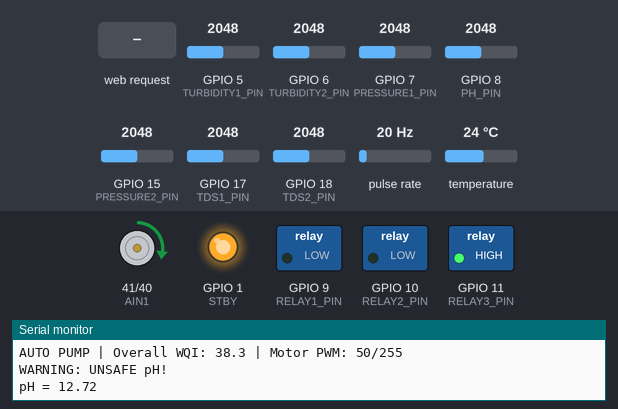
This program was run on a simulated ESP32-S3. Parts: motor-driver pin pairs drawn as motors (green arrow = first pin HIGH = forward, orange = second pin HIGH = backward, longer = more drive, scaled by the enable pin, stopped while the standby pin is LOW), switched loads named in the program (green lamp = pin HIGH), output pins drawn as LEDs (lit = HIGH), the last lines printed to the serial monitor. Wiring (inferred from the names in the program): pulse sensor: data GPIO 0. Inputs (shaded band) come from the test bench; at power-on: GPIO 8 (PH_PIN) = 2048, GPIO 5 (TURBIDITY1_PIN) = 2048, GPIO 6 (TURBIDITY2_PIN) = 2048, GPIO 7 (PRESSURE1_PIN) = 2048, GPIO 15 (PRESSURE2_PIN) = 2048, GPIO 17 (TDS1_PIN) = 2048, GPIO 18 (TDS2_PIN) = 2048, pulse rate 20 Hz, temperature 24 °C (analog values on the 0–4095 scale). WiFi joins after 1.5 s; servers stay silent unless stated; uploads are accepted with an empty reply; the local clock reads 2024-03-15 10:24:30 at power-on unless the program sets it.

Above: at 3.76 s.
3.8 s: HTTP request GET /dir?d=r received
At 6.0 s:
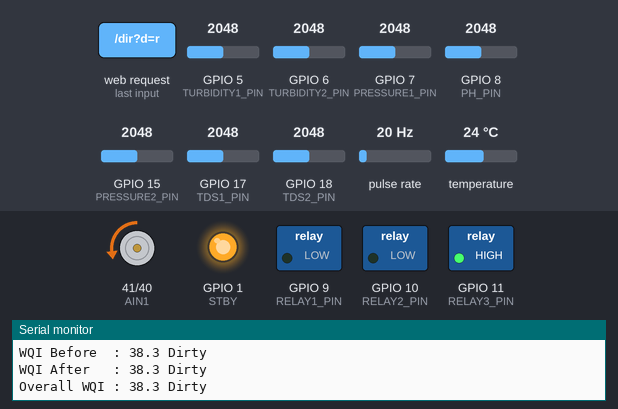
6.6 s: GPIO 8 (PH_PIN) set to 2664
11.3 s: GPIO 8 (PH_PIN) set to 2764
At 14.0 s:
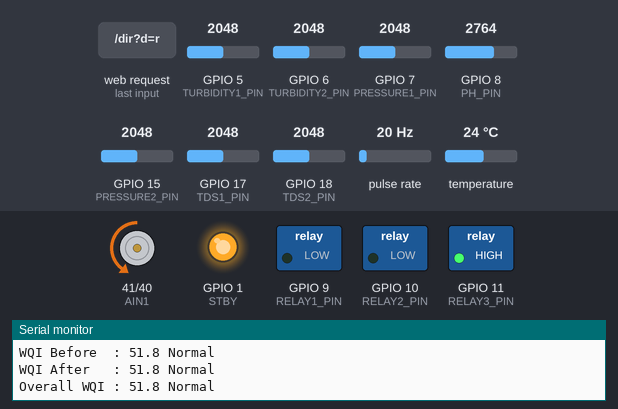
14.3 s: HTTP request GET /dir?value=auto received
At 17.9 s:
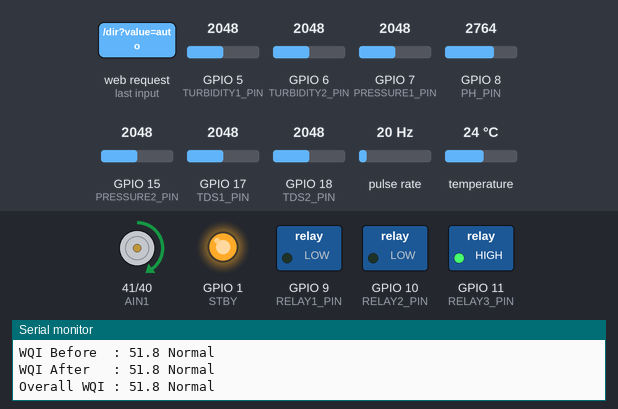
18.3 s: GPIO 5 (TURBIDITY1_PIN) set to 1341
20.5 s: GPIO 5 (TURBIDITY1_PIN) set to 1260
At 22.5 s:
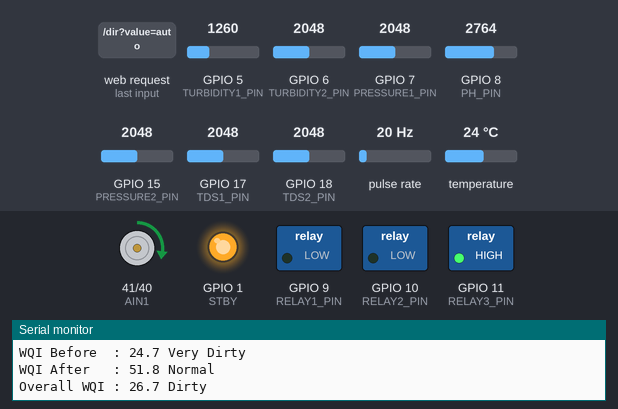
Timing chart, 0 to 24.0 s (numbered marks = the images above; inputs shaded):
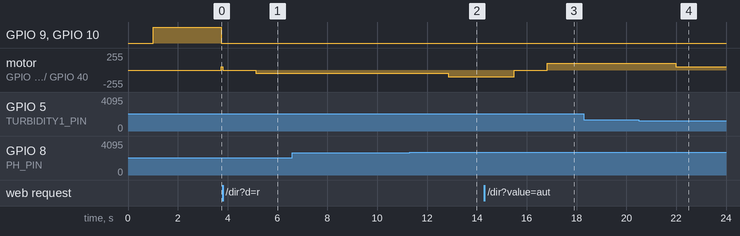

The program:

main.cpp
```cpp
#include <Arduino.h>
#include <HTTPClient.h>
#include <OneWire.h>
#include <DallasTemperature.h>
#include <WiFi.h>
#include <WiFiServer.h>
#include <WebServer.h>
#include <WiFiClientSecure.h>
#include <math.h>
#include "firebase_upload.h"
#include "secrets.h"  //Host WiFi  (ค่าจริงอยู่ใน secrets.h ซึ่งห้ามอัปโหลดขึ้น GitHub)


const char* WIFI_SSID = SECRET_WIFI_SSID;
const char* WIFI_PASSWORD = SECRET_WIFI_PASSWORD;


//ESP-32 hotspot WiFi
const char* ssid = "Motor-ESP32";
const char* password = "motor1234";

WebServer server(80);

//SET PIN
#define FLOW_PIN        0
#define TEMP_PIN        4
#define TURBIDITY1_PIN  5
#define TURBIDITY2_PIN  6
#define PRESSURE1_PIN   7
#define PH_PIN          8
#define RELAY1_PIN      9
#define RELAY2_PIN      10
#define RELAY3_PIN      11
#define PRESSURE2_PIN   15
#define TDS1_PIN        17
#define TDS2_PIN        18

#define RELAY_VALVE1 RELAY1_PIN
#define RELAY_VALVE2 RELAY2_PIN
#define RELAY_VALVE3 RELAY2_PIN
#define RELAY_VALVE4 RELAY3_PIN

// ================= MOTOR DRIVER =================
const int STBY = 1;
const int PWMA = 2;
const int AIN1 = 41;
const int AIN2 = 40;


int motorSpeed = 0;
int motorDirection = 1;

void updateMotor() {
  digitalWrite(AIN1, motorDirection == 1 ? HIGH : LOW);
  digitalWrite(AIN2, motorDirection == 1 ? LOW : HIGH);
  ledcWrite(PWMA, motorSpeed);
}

// ================= AUTOMATIC PUMP CONTROL =================

bool automaticMode = true;
void controlPumpByWQI(float overallWQI)
{
  if (!automaticMode) return;

  if (!isfinite(overallWQI))
  {
    motorSpeed = 0;
    ledcWrite(PWMA, 0);
    Serial.println("Invalid WQI - Pump STOPPED");
    return;
  }

  if (overallWQI >= 70)
  {
    motorSpeed = 175;
  }
  else if (overallWQI >= 50)
  {
    motorSpeed = 100;
  }
  else if (overallWQI >= 25)
  {
    motorSpeed = 50;
  }
  else
  {
    motorSpeed = 0;
  }

  updateMotor();

  Serial.printf(
    "AUTO PUMP | Overall WQI: %.1f | Motor PWM: %d/255\n",
    overallWQI,
    motorSpeed
  );
}

const char page[] PROGMEM = R"HTML(
<!DOCTYPE html>
<html>
<head>
<meta name="viewport" content="width=device-width, initial-scale=1">
<title>Motor Control</title>
<style>
body { font-family:Arial;text-align:center;padding:25px;background:#eef2ff; }
main { max-width:400px;margin:auto;background:white;padding:22px;border-radius:16px; }
input { width:100%; }
button { padding:14px;margin:5px;border:0;border-radius:8px;color:white;font-size:16px; }
</style>
</head>
<body>
<main>
<h2>ESP32 Motor Control</h2>
<h3>Speed: <span id="v">0</span>/255</h3>
<input id="s" type="range" min="0" max="255" value="0"
 oninput="document.getElementById('v').textContent=this.value"
 onchange="send('/speed?value='+this.value)">
<p id="status">Stopped</p>
<button style="background:green" onclick="send('/dir?d=f')">Forward</button>
<button style="background:blue" onclick="send('/dir?d=r')">Reverse</button>
<button style="background:red" onclick="stopMotor()">STOP</button>
<button style="background:#555" onclick="send('/mode?m=auto')">Auto</button>
<button style="background:#555" onclick="send('/mode?m=manual')">Manual</button>
</main>
<script>
function send(url) {
 fetch(url)
 .then(r => r.text())
 .then(t => document.getElementById('status').textContent=t)
 .catch(() => document.getElementById('status').textContent='Connection error');
}
function stopMotor() {
 document.getElementById('s').value=0;
 document.getElementById('v').textContent=0;
 send('/stop');
}
 let dragging = false;
const sl = document.getElementById('s');
sl.addEventListener('pointerdown', () => dragging = true);
sl.addEventListener('pointerup',   () => dragging = false);

function refresh() {
 fetch('/status').then(r => r.json()).then(d => {
  if (!dragging) {
   sl.value = d.speed;
   document.getElementById('v').textContent = d.speed;
  }
  document.getElementById('mode').textContent =
   (d.auto ? 'AUTO' : 'MANUAL') + ' | ' + (d.dir == 1 ? 'Forward' : 'Reverse');
 }).catch(() => {});
}
setInterval(refresh, 1000);
refresh();
</script>
</body>
</html>
)HTML";


OneWire oneWire(TEMP_PIN);
DallasTemperature tempSensor(&oneWire);

// ================= TIMING =================
const unsigned long MEASURE_INTERVAL_MS     = 1000;   // measure every 1 s
const unsigned long SEND_INTERVAL_NORMAL_MS = 5000;   // send every 5 s (clean)
const unsigned long SEND_INTERVAL_DIRTY_MS  = 1000;   // send every 1 s (dirty)
const float         DIRTY_WQI_THRESHOLD     = 50.0f;
const unsigned long DIRTY_HOLD_MS           = 10000;  // stay fast 10 s after last dirty
const unsigned long WIFI_CONNECT_TIMEOUT_MS = 10000;
const unsigned long HTTP_TIMEOUT_MS         = 3000;
unsigned long lastMeasure = 0;
unsigned long lastSend = 0;
unsigned long lastDirtyTime = 0;

// ================= FLOW SENSOR: YF-S201 =================
const float FLOW_CALIBRATION = 7.5f;
const float FLOW_PULSES_PER_LITER = 450.0f;

volatile uint32_t flowPulseCount = 0;
uint32_t totalFlowPulses = 0;
unsigned long lastFlowMeasure = 0;

float flowRateLMin = 0.0f;
float totalVolumeLiters = 0.0f;
float flowFrequencyHz = 0.0f;

void ARDUINO_ISR_ATTR flowPulseISR()
{
  flowPulseCount++;
}

void updateFlowSensor()
{
  unsigned long now = millis();

  if (now - lastFlowMeasure < 1000) return;

  unsigned long elapsed = now - lastFlowMeasure;
  lastFlowMeasure = now;

  noInterrupts();
  uint32_t pulses = flowPulseCount;
  flowPulseCount = 0;
  interrupts();

  totalFlowPulses += pulses;
  flowFrequencyHz = pulses * 1000.0f / elapsed;
  flowRateLMin = flowFrequencyHz / FLOW_CALIBRATION;
  totalVolumeLiters = totalFlowPulses / FLOW_PULSES_PER_LITER;
}

// ================= SENSOR CALIBRATION =================
const int NUM_SAMPLES = 30;

const int RELAY_ON = LOW;
const int RELAY_OFF = HIGH;

const float TDS_FACTOR_1 = 1.00f;
const float TDS_FACTOR_2 = 1.00f;

const float TURB_DIVIDER_RATIO = 1.5f;
const float TURB_CLEAR_VOLTAGE = 1.585f;
const float TURB_MILK_VOLTAGE = 0.035f;
const float TURB_MILK_REFERENCE_NTU = 1015.5f;

const float WQI_THRESHOLD = 70.0f;
const float PH_MIN = 5.5f;
const float PH_MAX = 9.5f;

const float PRESSURE_DIVIDER_RATIO = 1.5f;
const float PRESSURE_VOLTAGE_MIN = 0.5f;
const float PRESSURE_VOLTAGE_MAX = 4.5f;
const float PRESSURE_RANGE_KPA = 800.0f;

// ================= SENSOR READ FUNCTIONS =================
float readVoltage(int pin, int samples, int delayMs)
{
  uint64_t totalMilliVolts = 0;

  for (int i = 0; i < samples; i++)
  {
    totalMilliVolts += analogReadMilliVolts(pin);
    delay(delayMs);
  }

  return (totalMilliVolts / (float)samples) / 1000.0f;
}

struct PressureReading
{
  float adcV;
  float sensorV;
  float kPa;
  float MPa;
  float bar;
  float psi;
};

PressureReading readPressure(int pin)
{
  PressureReading r;

  r.adcV = readVoltage(pin, 10, 2);
  r.sensorV = r.adcV * PRESSURE_DIVIDER_RATIO;

  if (!isfinite(r.sensorV) ||
      r.sensorV < PRESSURE_VOLTAGE_MIN - 0.2f ||
      r.sensorV > PRESSURE_VOLTAGE_MAX + 0.2f)
  {
    r.kPa = r.MPa = r.bar = r.psi = NAN;
    return r;
  }

  float v = constrain(r.sensorV, PRESSURE_VOLTAGE_MIN, PRESSURE_VOLTAGE_MAX);

  r.kPa = (v - PRESSURE_VOLTAGE_MIN) /
          (PRESSURE_VOLTAGE_MAX - PRESSURE_VOLTAGE_MIN) *
          PRESSURE_RANGE_KPA;

  r.MPa = r.kPa / 1000.0f;
  r.bar = r.kPa / 100.0f;
  r.psi = r.kPa * 0.1450377f;

  return r;
}

String jsonNum(float v, int decimals)
{
  return isfinite(v) ? String(v, decimals) : String("null");
}

float calculateTDS(float voltage, float temperature, float calibrationFactor)
{
  float coefficient = 1.0f + 0.02f * (temperature - 25.0f);
  if (coefficient <= 0.0f) coefficient = 1.0f;

  float v = voltage / coefficient;
  float tds = (133.42f * v * v * v - 255.86f * v * v + 857.39f * v) * 0.5f;
  tds *= calibrationFactor;
  if (tds < 0.0f) tds = 0.0f;
  return tds;
}

float readTurbidity(int pin)
{
    const int samples = 30;
    uint64_t totalRaw = 0;
    uint64_t totalMilliVolts = 0;

    // Read ADC values and voltage
    for (int i = 0; i < samples; i++)
    {
        totalRaw += analogRead(pin);
        totalMilliVolts += analogReadMilliVolts(pin);
        delay(5);
    }

    float raw = totalRaw / (float)samples;
    float adcVoltage =(totalMilliVolts / (float)samples) / 1000.0f;
    float sensorVoltage = adcVoltage * TURB_DIVIDER_RATIO;
    float denominator =TURB_CLEAR_VOLTAGE - TURB_MILK_VOLTAGE;
    float ntu = NAN;

    if (denominator > 0)
    {
        ntu = ((TURB_CLEAR_VOLTAGE - sensorVoltage)
               / denominator) * TURB_MILK_REFERENCE_NTU;

        if (ntu < 0)
            ntu = 0;
    }
    return ntu;
}

float readPH()
{
  float adcVoltage = readVoltage(PH_PIN, 10, 2);
  float ph = 8.0f + ((2.5f - adcVoltage) / 0.18f);
  return ph;
}

// ================= WQI SCORING =================
const float W_PH = 0.34f;
const float W_TDS = 0.33f;
const float W_TURB = 0.33f;

struct Band
{
  float vmin;
  float vmax;
  float qmin;
  float qmax;
};

const Band TDS_BANDS[] = {
  {0, 100, 85, 100},
  {101, 150, 70, 84},
  {151, 300, 50, 69},
  {301, 500, 25, 49},
  {500, 750, 0, 24}
};

const Band TURB_BANDS[] = {
  {0, 0.5, 85, 100},
  {0.5, 0.99, 70, 84},
  {1, 10, 50, 69},
  {11, 20, 25, 49},
  {20, 100, 0, 24}
};

const Band PH_HIGH_BANDS[] = {
  {7, 8.5, 70, 100},
  {8.5, 9.5, 50, 69},
  {9.5, 10.5, 25, 49},
  {10.5, 14, 0, 24}
};

const Band PH_LOW_BANDS[] = {
  {6.5, 7, 70, 100},
  {5.5, 6.5, 50, 69},
  {4.0, 5.5, 25, 49},
  {0, 4.0, 0, 24}
};

float qDecreasing(float v, const Band &b)
{
  if (b.vmax == b.vmin) return b.qmin;
  float q = (b.vmin - v) / (b.vmax - b.vmin) * (b.qmax - b.qmin) + b.qmax;
  return constrain(q, b.qmin, b.qmax);
}

float qIncreasing(float v, const Band &b)
{
  if (b.vmax == b.vmin) return b.qmin;
  float q = (v - b.vmin) / (b.vmax - b.vmin) * (b.qmax - b.qmin) + b.qmin;
  return constrain(q, b.qmin, b.qmax);
}

float qFromBands(float v, const Band* bands, int n)
{
  for (int i = 0; i < n; i++)
  {
    if (v <= bands[i].vmax)
      return qDecreasing(v, bands[i]);
  }
  return 0.0f;
}

float qTDS(float tds)
{
  if (!isfinite(tds) || tds < 0) return 0.0f;
  return qFromBands(tds, TDS_BANDS, 5);
}

float qTurbidity(float ntu)
{
  if (!isfinite(ntu) || ntu < 0) return 0.0f;
  return qFromBands(ntu, TURB_BANDS, 5);
}

float qPH(float ph)
{
  if (!isfinite(ph) || ph < 0 || ph > 14) return 7.0f;
  if (ph >= 7) return qFromBands(ph, PH_HIGH_BANDS, 4);
  for (int i = 0; i < 4; i++)
  {
    if (ph >= PH_LOW_BANDS[i].vmin)
      return qIncreasing(ph, PH_LOW_BANDS[i]);
  }
  return 0.0f;
}

float calculateWQI(float ph, float tds, float ntu)
{
  return W_PH * qPH(ph) + W_TDS * qTDS(tds) + W_TURB * qTurbidity(ntu);
}

const char* wqiLevel(float wqi)
{
  if (wqi >= 85) return "Very Clean";
  if (wqi >= 70) return "Clean";
  if (wqi >= 50) return "Normal";
  if (wqi >= 25) return "Dirty";
  return "Very Dirty";
}

// ================= RELAY CONTROL =================
void setValve(int pin, bool open)
{
  digitalWrite(pin, open ? RELAY_ON : RELAY_OFF);
}

void setValves(bool v1, bool v2, bool v3, bool v4)
{
  setValve(RELAY_VALVE1, v1);
  setValve(RELAY_VALVE2, v2);
  setValve(RELAY_VALVE3, v3);
  setValve(RELAY_VALVE4, v4);
}

void closeAllValves()
{
  setValves(false, false, false, false);
}

void controlValves(float pHwater, float wqiBefore, float wqiAfter)
{
  bool phUnsafe = !isfinite(pHwater) || pHwater < PH_MIN || pHwater > PH_MAX;

  if (phUnsafe)
  {
    setValves(true, true, true, false);

    Serial.println("WARNING: UNSAFE pH!");
    Serial.printf("pH = %.2f\n", pHwater);
    return;
  }
  if (!isfinite(wqiBefore))
  {
    closeAllValves();
  }
  else if (wqiBefore >= WQI_THRESHOLD)
  {
    setValve(RELAY_VALVE1, true);
    setValve(RELAY_VALVE2, false);
    setValve(RELAY_VALVE3, false);
  }
  else
  {
    setValve(RELAY_VALVE1, false);
    setValve(RELAY_VALVE2, true);
    setValve(RELAY_VALVE3, true);
  }

  if (!isfinite(wqiAfter) || wqiAfter < WQI_THRESHOLD)
  {
    setValve(RELAY_VALVE4, false);
  }
  else
  {
    setValve(RELAY_VALVE4, true);
  }

}

// ================= WIFI =================
void connectWiFi()
{
  if (WiFi.status() == WL_CONNECTED) return;

  WiFi.mode(WIFI_AP_STA);
  WiFi.begin(WIFI_SSID, WIFI_PASSWORD);

  Serial.print("Connecting to WiFi");
  unsigned long startAttempt = millis();
  while (WiFi.status() != WL_CONNECTED && millis() - startAttempt < WIFI_CONNECT_TIMEOUT_MS)
  {
    delay(500);
    Serial.print(".");
  }

  Serial.println();
  if (WiFi.status() == WL_CONNECTED)
  {
    Serial.println("Host WiFi Connected!");
    Serial.print("STA IP: ");
    Serial.println(WiFi.localIP());
  }
  else
  {
    Serial.println("Host WiFi connection failed.");
    Serial.println("ESP32 hotspot is still available.");
  }
}

void printIPs() {
  Serial.println("---------- ESP32 IP ----------");
  Serial.printf("Hotspot  : %s -> http://%s\n", ssid, WiFi.softAPIP().toString().c_str());
  if (WiFi.status() == WL_CONNECTED)
    Serial.printf("Host WiFi: http://%s\n", WiFi.localIP().toString().c_str());
  else
    Serial.println("Host WiFi: not connected");
}

// ================= SETUP =================
void setup()
{
  Serial.begin(115200);
  delay(1000);

  pinMode(STBY, OUTPUT);
  pinMode(AIN1, OUTPUT);
  pinMode(AIN2, OUTPUT);

  digitalWrite(STBY, LOW);

  if (!ledcAttach(PWMA, 1000, 8)) {
    Serial.println("PWM initialization failed");
    while (true) delay(1000);
}

  ledcWrite(PWMA, 0);
  digitalWrite(STBY, HIGH);

  WiFi.mode(WIFI_AP_STA);

  bool apStarted = WiFi.softAP(ssid, password);

  if (apStarted)
  {
    Serial.println("ESP32 Hotspot Started!");
    Serial.print("SSID: ");
    Serial.println(ssid);

    Serial.print("Password: ");
    Serial.println(password);

    Serial.print("Motor Control Page: http://");
    Serial.println(WiFi.softAPIP());
  }
  else
  {
    Serial.println("ESP32 Hotspot Failed!");
  }

  server.on("/", []() {
    server.send(200, "text/html", page);
  });

  server.on("/speed", []() {
    if (server.hasArg("value")) {
      motorSpeed = constrain(server.arg("value").toInt(), 0, 255);
      updateMotor();
      Serial.printf("Speed: %d\n", motorSpeed);
    }
    server.send(200, "text/plain", "Speed updated");
  });

  server.on("/dir", []() {
    motorSpeed = 0;
    ledcWrite(PWMA, 0);
    delay(100);

    motorDirection = server.arg("d") == "r" ? -1 : 1;
    updateMotor();

    Serial.println(motorDirection == 1 ? "Forward" : "Reverse");
    server.send(200, "text/plain", "Direction updated");
  });

    server.on("/stop", []() {
    motorSpeed = 0;
    ledcWrite(PWMA, 0);
    Serial.println("Motor stopped");
    server.send(200, "text/plain", "Stopped");
  });

    server.on("/status", []() {
    String j = "{\"speed\":" + String(motorSpeed) +
               ",\"dir\":" + String(motorDirection) +
               ",\"auto\":" + String(automaticMode ? "true" : "false") + "}";
    server.send(200, "application/json", j);
  });

  server.on("/mode", []() {
    automaticMode = (server.arg("m") == "auto");
    server.send(200, "text/plain", automaticMode ? "Mode: AUTO" : "Mode: MANUAL");
  });

  server.begin();
  Serial.println("Server ready");

  pinMode(RELAY_VALVE1, OUTPUT);
  pinMode(RELAY_VALVE2, OUTPUT);
  pinMode(RELAY_VALVE3, OUTPUT);
  pinMode(RELAY_VALVE4, OUTPUT);
  closeAllValves();

  pinMode(FLOW_PIN, INPUT);
  attachInterrupt(digitalPinToInterrupt(FLOW_PIN), flowPulseISR, FALLING);
  lastFlowMeasure = millis();

  analogReadResolution(12);
  analogSetPinAttenuation(PH_PIN, ADC_11db);
  analogSetPinAttenuation(TDS1_PIN, ADC_11db);
  analogSetPinAttenuation(TDS2_PIN, ADC_11db);
  analogSetPinAttenuation(TURBIDITY1_PIN, ADC_11db);
  analogSetPinAttenuation(TURBIDITY2_PIN, ADC_11db);
  analogSetPinAttenuation(PRESSURE1_PIN, ADC_11db);
  analogSetPinAttenuation(PRESSURE2_PIN, ADC_11db);

  pinMode(TURBIDITY1_PIN, INPUT);
  pinMode(TURBIDITY2_PIN, INPUT);

  pinMode(PRESSURE1_PIN, INPUT);
  pinMode(PRESSURE2_PIN, INPUT);

  tempSensor.begin();
  connectWiFi();
  configTime(7 * 3600, 0, "pool.ntp.org", "time.google.com");   // เวลาไทย (UTC+7) สำหรับ key ของข้อมูลย้อนหลัง
  startUploadTask();

  Serial.println("ESP32-S3 Water Quality System Initialized.");
}

// ================= MAIN LOOP =================
void loop()
{

static unsigned long lastIpPrint = 0;
  if (millis() - lastIpPrint > 10000) { lastIpPrint = millis(); printIPs(); }

  server.handleClient();

  updateFlowSensor();

  if (WiFi.status() != WL_CONNECTED)
  {
    static unsigned long lastReconnect = 0;
    if (millis() - lastReconnect > 15000)
    {
      lastReconnect = millis();
      WiFi.reconnect();
    }
  }

  unsigned long now = millis();
  if (now - lastMeasure < MEASURE_INTERVAL_MS) return;
  lastMeasure = now;

  // ----- TEMPERATURE -----
  tempSensor.requestTemperatures();
  float temperature = tempSensor.getTempCByIndex(0);
  if (temperature == DEVICE_DISCONNECTED_C || !isfinite(temperature))
  {
    temperature = 25.0f;
  }

  // ----- pH -----
  float pHwater = readPH();
  if (!isfinite(pHwater) || pHwater < 0 || pHwater > 14)
  {
    pHwater = 7.0f;
  }

  // ----- TDS -----
  float voltageTDS1 = readVoltage(TDS1_PIN, NUM_SAMPLES, 2);
  float tds1 = calculateTDS(voltageTDS1, temperature, TDS_FACTOR_1);

  float voltageTDS2 = readVoltage(TDS2_PIN, NUM_SAMPLES, 2);
  float tds2 = calculateTDS(voltageTDS2, temperature, TDS_FACTOR_2);

  // ----- TURBIDITY -----
  float ntu1 = readTurbidity(TURBIDITY1_PIN);
  float ntu2 = readTurbidity(TURBIDITY2_PIN);

  // ----- WQI -----
  float wqi1 = calculateWQI(pHwater, tds1, ntu1);
  float wqi2 = calculateWQI(pHwater, tds2, ntu2);
  float averageTDS = (tds1 + tds2) / 2.0f;
  float averageNTU = (ntu1 + ntu2) / 2.0f;
  float overallWQI = calculateWQI(pHwater, averageTDS, averageNTU);
  controlPumpByWQI(overallWQI);

  // ----- VALVES -----
  controlValves(pHwater, wqi1, wqi2);

  // ----- PRESSURE -----
  PressureReading p1 = readPressure(PRESSURE1_PIN);
  PressureReading p2 = readPressure(PRESSURE2_PIN);

  // ----- HISTORY (สรุปรายชั่วโมง/รายวันลง Firebase) -----
  HistorySample hs = {
    { overallWQI, wqi1, wqi2, pHwater, temperature, tds1, tds2, ntu1, ntu2 },
    digitalRead(RELAY_VALVE2) == RELAY_ON,
    totalVolumeLiters
  };
  historyRecord(hs);

  // Upload mornitor data's speed in site pagex
  if (isfinite(overallWQI) && overallWQI < DIRTY_WQI_THRESHOLD)
{
  lastDirtyTime = now;
}
bool dirtyMode = (lastDirtyTime != 0) && (now - lastDirtyTime < DIRTY_HOLD_MS);
unsigned long sendInterval = dirtyMode ? SEND_INTERVAL_DIRTY_MS : SEND_INTERVAL_NORMAL_MS;

if (now - lastSend < sendInterval) return;   // measured, but not time to send yet
lastSend = now;


  // ----- JSON UPLOAD -----
  String json = "{";
  json += "\"temperature\":" + String(temperature, 2) + ",";
  json += "\"ph\":" + String(pHwater, 2) + ",";
  json += "\"tds1\":" + String(tds1, 2) + ",";
  json += "\"tds2\":" + String(tds2, 2) + ",";
  json += "\"turbidity1\":" + String(ntu1, 2) + ",";
  json += "\"turbidity2\":" + String(ntu2, 2) + ",";
  json += "\"wqi\":" + String(overallWQI, 1) + ",";
  json += "\"wqi1\":" + String(wqi1, 1) + ",";
  json += "\"wqi2\":" + String(wqi2, 1) + ",";
  json += "\"flowRate\":" + String(flowRateLMin, 2) + ",";
  json += "\"totalVolume\":" + String(totalVolumeLiters, 3) + ",";
  json += "\"flowFrequency\":" + String(flowFrequencyHz, 2) + ",";
  json += "\"pressureKPa\":" + jsonNum(p1.kPa, 2) + ",";
  json += "\"pressureMPa\":" + jsonNum(p1.MPa, 4) + ",";
  json += "\"pressureBar\":" + jsonNum(p1.bar, 3) + ",";
  json += "\"pressurePsi\":" + jsonNum(p1.psi, 2) + ",";
  json += "\"pressure2KPa\":" + jsonNum(p2.kPa, 2) + ",";
  json += "\"pressure2MPa\":" + jsonNum(p2.MPa, 4) + ",";
  json += "\"pressure2Bar\":" + jsonNum(p2.bar, 3) + ",";
  json += "\"pressure2Psi\":" + jsonNum(p2.psi, 2) + ",";
  json += "\"valve1Open\":" + String(digitalRead(RELAY_VALVE1) == RELAY_ON ? "true" : "false") + ",";
  json += "\"valve2Open\":" + String(digitalRead(RELAY_VALVE2) == RELAY_ON ? "true" : "false") + ",";
  json += "\"valve3Open\":" + String(digitalRead(RELAY_VALVE3) == RELAY_ON ? "true" : "false") + ",";
  json += "\"valve4Open\":" + String(digitalRead(RELAY_VALVE4) == RELAY_ON ? "true" : "false");
  json += ",\"timestamp\":{\".sv\":\"timestamp\"}";
  json += "}";

  // ----- FULL SERIAL DEBUG PRINTING -----
  Serial.println("\n========== WATER QUALITY ==========");
  Serial.printf("Temperature : %.2f °C\n", temperature);
  Serial.printf("pH          : %.2f\n", pHwater);
  Serial.printf("TDS Before  : %.2f ppm\n", tds1);
  Serial.printf("TDS After   : %.2f ppm\n", tds2);
  Serial.printf("Turbidity 1 : %.2f NTU\n", ntu1);
  Serial.printf("Turbidity 2 : %.2f NTU\n", ntu2);
  Serial.printf("WQI Before  : %.1f %s\n", wqi1, wqiLevel(wqi1));
  Serial.printf("WQI After   : %.1f %s\n", wqi2, wqiLevel(wqi2));
  Serial.printf("Overall WQI : %.1f %s\n", overallWQI, wqiLevel(overallWQI));


  queueUpload(json);
}
```

Source omitted: firebase_upload.h (5745 bytes), history.h (10103 bytes), secrets.h (882 bytes)

Measured:
- the behaviour switches between 2713 and 2714 on GPIO 8 (PH_PIN) (found by bisection; images 1 and 2)
- the behaviour switches between 1312 and 1311 on GPIO 5 (TURBIDITY1_PIN) (found by bisection; images 3 and 4)
- after the input at 3.8 s, motor on GPIO 41 (AIN1) / GPIO 40 (AIN2): forward 50/255 → stopped at once, → backward 50/255 1.3 s later
- after the input at 11.3 s, motor on GPIO 41 (AIN1) / GPIO 40 (AIN2): backward 50/255 → backward 100/255 after 1.6 s
- after the input at 14.3 s, motor on GPIO 41 (AIN1) / GPIO 40 (AIN2): backward 100/255 → stopped after 1.2 s, → forward 100/255 1.3 s later
- after the input at 20.5 s, motor on GPIO 41 (AIN1) / GPIO 40 (AIN2): forward 100/255 → forward 50/255 after 1.5 s
